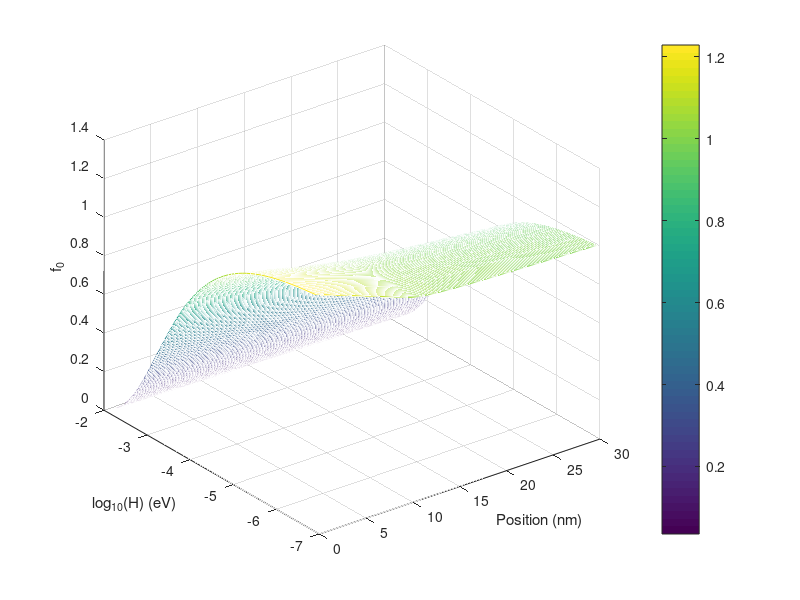
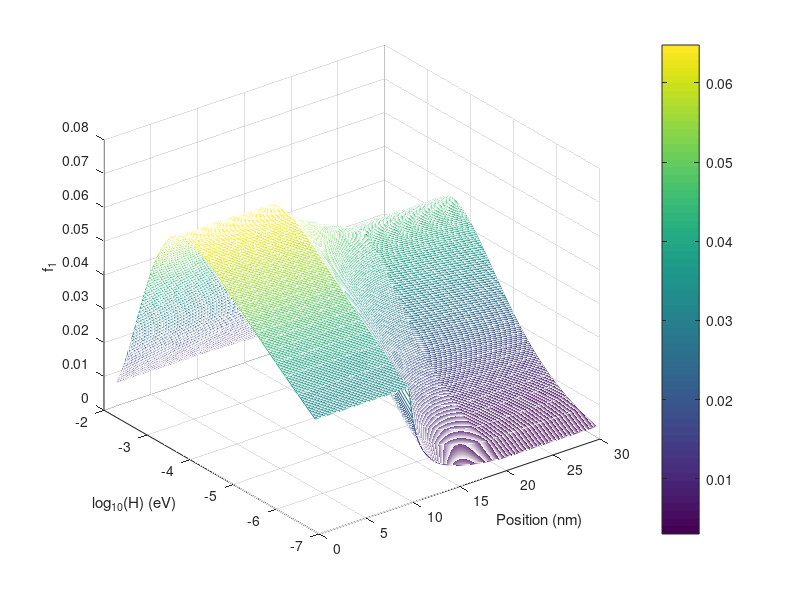

These charts were generated, in order, by the following MATLAB code:
close all;
clear all;

q = 1.602192e-19;
k_B = 1.380662e-23;
T = 300;
tau = 0.1e-12;
m0 = 9.109534e-31;
m_eff = 0.2*m0;

VD = 0.01;
N = 301;
Inter1 = 101;
Inter2 = 201;
H = linspace(0.001, 0.1, 200);
x = linspace(0,300,301);

for j = 1:200
      fs = sqrt(2*pi)/(1+exp(q*H(j)/(k_B*T)));
      fd = sqrt(2*pi)/(1+exp(q*(H(j)+VD)/(k_B*T)));
      V = zeros(N,1);
      V(Inter1:Inter2,1) = [0:1/(Inter2-Inter1):1]*VD;
      V(Inter2:N,1) = VD;
      A = zeros(N,N); A(1,1) = 1;
      for i = 2:N-1
          c1 = H(j)+0.5*(V(i,1)+V(i-1,1));
          c2 = H(j)+0.5*(V(i+1,1)+V(i,1));
          A(i,i-1) = c1; A(i,i) = -c1-c2; A(i,i+1) = c2;
      end
      A(N,N) = 1;
      b = zeros(N,1);
      b(1,1) = fs;
      b(N,1) = fd;
      f0 = A\b;
      f0_tot(j,:) = f0;
      f1(j,:) = -sqrt(pi)*tau*sqrt(2.*(H(j)+q*V)/m_eff).*gradient(f0);
    end
      
figure(1);
mesh(x/10,log(H),f0_tot);
xlabel('Position (nm)'); ylabel('log_{10}(H) (eV)'); zlabel('f_{0}'); colorbar;
figure(2);
mesh(x/10,log(H),f1);
xlabel('Position (nm)'); ylabel('log_{10}(H) (eV)'); zlabel('f_{1}'); colorbar;      
